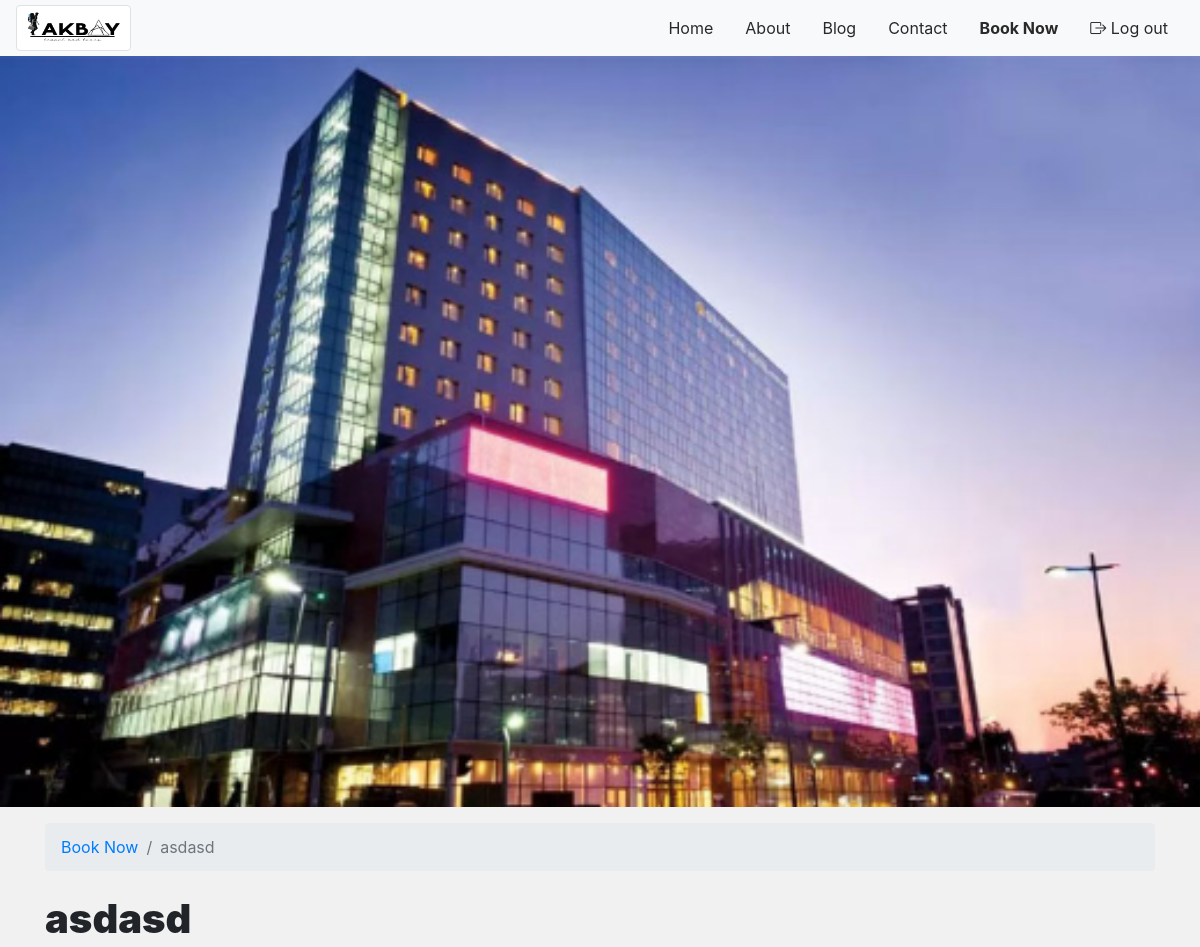
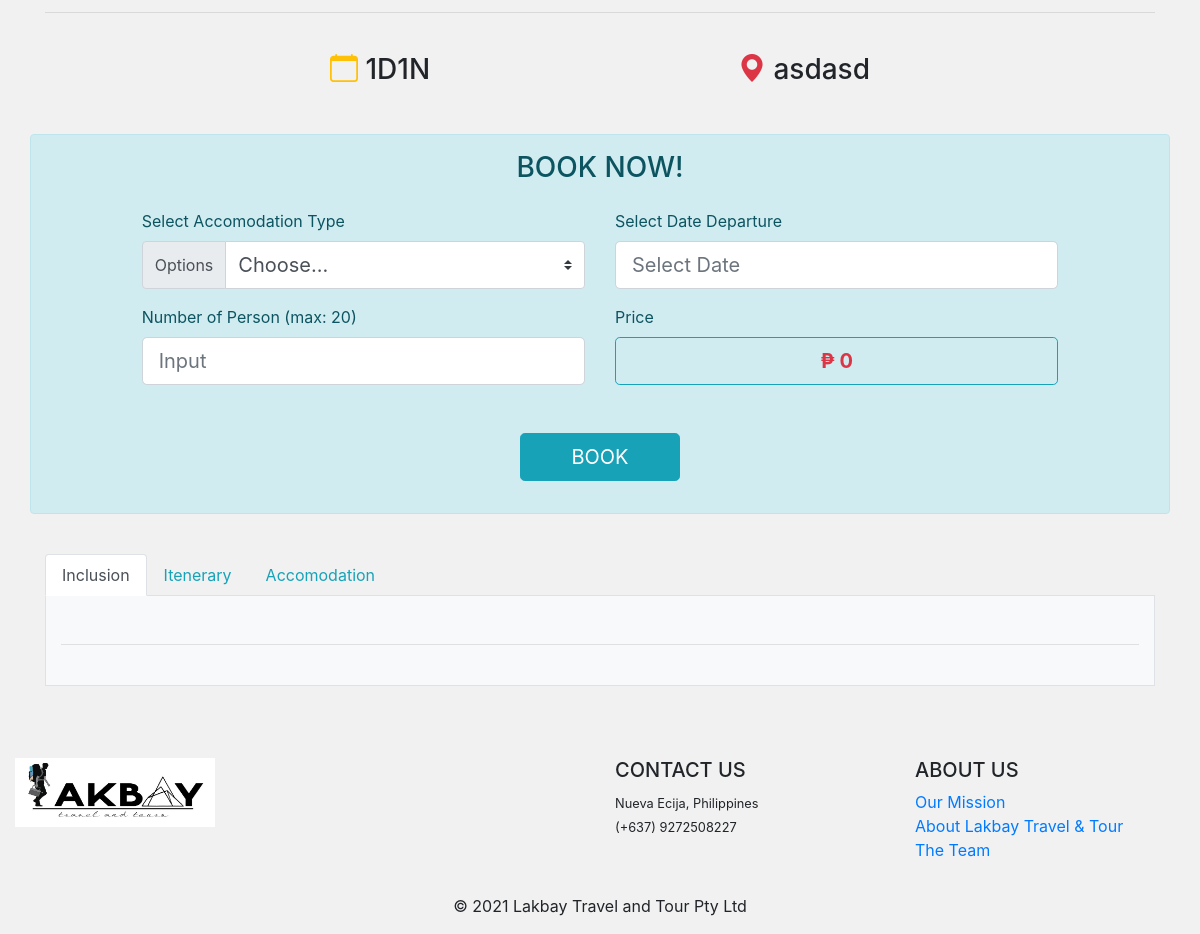
Page /pages/book_explore.php?package_id=55 (signed in) on the committed database (2 pictures, top to bottom).
### tables this page shows
CREATE TABLE `package` (
  `package_id` int(11) NOT NULL,
  `package_name` varchar(50) NOT NULL,
  `no_of_days` int(11) NOT NULL,
  `no_of_nights` int(11) NOT NULL,
  `package_image` varchar(100) NOT NULL,
  `destination` varchar(50) NOT NULL
);

### pages/book_explore.php (the view, shortened to what this page needs)
<!DOCTYPE html>
<html>
<head>
    <?php
    include "../config/connection.php";
    include "../includes/libraries.php";
    ?>
    <link rel="stylesheet" href="../CSS/navbar.css">
    <link rel="stylesheet" href="../CSS/explore.css">
    <link rel="stylesheet" href="../CSS/index.css">
</head>
<body>
    <?php
    if (isset($_GET["package_id"])) {
        $sql = "SELECT
        p.package_id as package_id,
        p.package_name as p_name,
        p.no_of_days as p_day,
        p.no_of_nights as p_night,
        p.package_image as p_image,
        p.destination as p_destination,
        i.inclusion_flight as i_flight,
        i.inclusion_meal as i_meals,
        i.inclusion_tours as i_tours,
        i.inclusion_guide as i_guide,
        i.inclusion_insurance as i_insurance,
        it.destination as it_destination,
        it.description as it_description,
        a.acc_hotel_name as h_name,
        a.acc_hotel_address as h_address,
        a.acc_hotel_contact as h_contact,
        a.acc_hotel_description as h_description,
        a.acc_hotel_image as h_image
                    FROM package p
                        JOIN inclusion i on i.package_id = p.package_id
                        JOIN itenary it on it.package_id = p.package_id
                        JOIN accomodation a on a.package_id = p.package_id
                    AND
                        p.package_id =" . $_GET["package_id"];
        $result = mysqli_query($conn, $sql);
        if (mysqli_num_rows($result) > 0) {
            $row = mysqli_fetch_array($result);
        }
    }
    ?>
    <nav class="navbar sticky-top  navbar-expand-lg navbar-black bg-light">
        <a class="navbar-brand" href="#">
            <div class="logo-container">
                <img class="img-thumbnail logo" src="../images/LOGO/logo.jpg" alt="logo">
            </div>
        </a>
        <div class="collapse navbar-collapse flex-grow-1 text-right" id="myNavbar">
            <ul class="navbar-nav ml-auto flex-nowrap">
                <li class="nav-item">
                    <a href="../index.php" class="nav-link m-2 menu-item ">Home</a>
                </li>
                <li class="nav-item">
                    <a href="nav_about_us.php" class="nav-link m-2 menu-item">About</a>
                </li>
                <li class="nav-item">
                    <a href="nav_blog.php" class="nav-link m-2 menu-item ">Blog</a>
                </li>
                <li class="nav-item">
                    <a href="nav_contact_us.php" class="nav-link m-2 menu-item">Contact</a>
                </li>
                <li class="nav-item">
                    <a href="nav_book.php" class="nav-link m-2 menu-item nav-active">Book Now</a>
                </li>
                <li class="nav-item">
                    <a href="../php/session_logout.php" class="nav-link m-2 menu-item text-light"><i class="bi bi-box-arrow-right"></i> Log out</a>
                </li>
            </ul>
        </div>
    </nav>
    <div class="cover-photo-container mb-3">
        <img class="img-fluid" src="../uploads/<?php echo $row["p_image"] ?>" alt="">
    </div>
    <nav aria-label="breadcrumb " class="container">
        <ol class="breadcrumb m-0 ">
            <li class="breadcrumb-item"><a href="nav_book.php">Book Now</a></li>
            <li class="breadcrumb-item active"><?php echo $row["p_name"] ?></li>
        </ol>
    </nav>
    <br>
    <div class="container">
        <div class="row justify-content-center">
            <div class="col">
                <h1 class="explore-page-heading"><?php echo $row["p_name"] ?></h1>
                <hr>
            </div>
        </div>
    </div>
    <br>
    <div class="container mb-3">
        <div class="row justify-content-center">
            <div class="col-6 col-sm-4 col-md-3 col-lg-3">
                <h3><i class="bi bi-calendar text-warning"></i> <?php echo $row["p_day"] . "D" . $row["p_night"] . "N" ?></h3>
            </div>
            <div class="col-6 col-sm-4 col-md-3 col-lg-3 text-right">
                <h3><i class="bi bi-geo-alt-fill text-danger"></i> <?php echo $row["p_destination"] ?></h3>
            </div>
        </div>
        <br>
    </div>
    <div class="container alert alert-info p-3">
        <form class="needs-validation" action="book_contact_info.php" method="POST" novalidate>
            <div class="row justify-content-center mb-3">
                <div class="col text-center">
                    <h3>BOOK NOW!</h3>
                </div>
            </div>
            <div class="row justify-content-center">
                <div class="col col-lg-5 mb-3">
                    <div class="row">
                        <div class="col">
                            <label for="personNumber">Select Accomodation Type</label>
                        </div>
                    </div>
                    <div class="row">
                        <div class="col">
                            <div class="input-group">
                                <div class="input-group-prepend">
                                    <label class="input-group-text" for="selectType">Options</label>
                                </div>
                                <select class="custom-select custom-select-lg " name="type" id="selectType" required>
                                    <?php
                                    echo "<option value=''>Choose...</option>";
                                    ?>
                                </select>
                            </div>
                        </div>
                    </div>
                </div>
                <div class="col-12 col-lg-5 mb-3">
                    <div class="row">
                        <div class="col">
                            <label for="">Select Date Departure</label>
                        </div>
                    </div>
                    <div class="row">
                        <div class="col">
                            <div class="input-daterange input-group input-group-lg" id="datepicker">
                                <input name="date" type="text" class="form-control date-picker" placeholder="Select Date" autocomplete="off">
                            </div>
                        </div>
                    </div>
                </div>
            </div>
            <div class="row justify-content-center">
                <div class="col-12 col-lg-5 mb-3">
                    <div class="row">
                        <div class="col">
                            <label for="number_of_person">Number of Person (max: 20)</label>
                        </div>
                    </div>
                    <div class="row">
                        <div class="col">
                            <div class="input-group  input-group-lg ">
                                <input id="number_of_person" class="form-control " type="number" name="number_of_person" placeholder="Input" min="1" max=20 required>
                            </div>
                        </div>
                    </div>
                </div>
                <div class="col-12 col-lg-5 mb-3">
                    <div class="row">
                        <div class="col">
                            <label for="">Price</label>
                        </div>
                    </div>
                    <div class="row">
                        <div class="col">
                            <div class="input-group input-group-lg ">
                                <div id="price" class=" text-danger form-control font-weight-bold bg-transparent  border border-info border-dash text-center">
                                    ₱ 0
                                </div>
                            </div>
                        </div>
                    </div>
                </div>
            </div>
            <div class="row justify-content-center">
                <div class="col-12 col-lg-2 mb-3">
                    <div class="row d-none d-lg-block">
                        <div class="col">
                            <label for="personNumber">&nbsp;</label>
                        </div>
                    </div>
                    <div class="row">
                        <div class="col-12 ">
                            <button class="btn btn-info btn-lg w-100">BOOK</button>
                        </div>
                    </div>
                </div>
            </div>
    </div>
    <br>
    <div class="container m-auto">
        <ul class="nav nav-tabs my-nav">
            <li class="nav-item text-info">
                <a class="nav-link active" id="btnInclusion" value="inclusion">Inclusion</a>
            </li>
            <li class="nav-item text-info">
                <a class="nav-link cursor-pointer" id="btnItenary" value="itenary">Itenerary</a>
            </li>
            <li class="nav-item text-info">
                <a class="nav-link cursor-pointer" id="btnAccomodation">Accomodation</a>
            </li>
        </ul>
        <div class="container border-left border-right border-bottom bg-light">
            <br>
            <hr>
            <br>
        </div>
    </div>
    <br>
    <br>
    <footer class="page-footer font-small blue pt-4">
        <div class="container-fluid text-center text-md-left">
            <div class="row">
                <div class="col-md-6 mt-md-0 mt-3">
                    <img class="footer-logo" src="../images/LOGO/logo.jpg" alt="">
                </div>
                <div class="col-md-3 mb-md-0 mb-3">
                    <h5 class="text-uppercase">CONTACT US</h5>
                    <small>Nueva Ecija, Philippines<br>
                        (+637) 9272508227</small>
                </div>
                <div class="col-md-3 mb-md-0 mb-3">
                    <h5 class="text-uppercase">ABOUT US</h5>
                    <ul class="list-unstyled">
                        <li>
                            <a href="#!">Our Mission</a>
                        </li>
                        <li>
                            <a href="#!">About Lakbay Travel & Tour</a>
                        </li>
                        <li>
                            <a href="#!">The Team</a>
                        </li>
                    </ul>
                </div>
            </div>
        </div>
        <div class="footer-copyright text-center py-3">© 2021 Lakbay Travel and Tour Pty Ltd
        </div>
    </footer>
</body>
</html>

### CSS/navbar.css (style rules this page uses)
* { box-sizing: border-box; font-family: 'Segoe UI', Tahoma, Geneva, Verdana, sans-serif; }
html { overflow-x: hidden; }
.cover-photo-container { width: 100%; }
.cover-photo-container img { width: 100%; max-height: 800px !important; object-fit: cover; object-position: center; }
.navbar { width: 100%; padding-top: 0; padding-bottom: 0; }
.logo-container { width: 115px; height: auto; object-fit: contain; }
.nav-active { font-weight: bold; }
.footer-logo { width: 200px; }

### CSS/explore.css (style rules this page uses)
body { background: #f1f1f1; }
.explore-page-heading { font-weight: 900 !important; }
.cursor-pointer { cursor: pointer; }
.my-nav .active { cursor: auto; }

### CSS/index.css (style rules this page uses)
* { font-family: -apple-system, BlinkMacSystemFont, 'Segoe UI', Roboto, Oxygen, Ubuntu, Cantarell, 'Open Sans', 'Helvetica Neue', sans-serif; }
body { background: #f1f1f1; }
.cover-photo-container img { max-height: 768px !important; object-position: center; }
.navbar-black ul li a { color: #292929 !important; }

### rows in the picture
package: package_image (picture), package_name "asdasd", no_of_days "1", no_of_nights "1", destination "asdasd"
